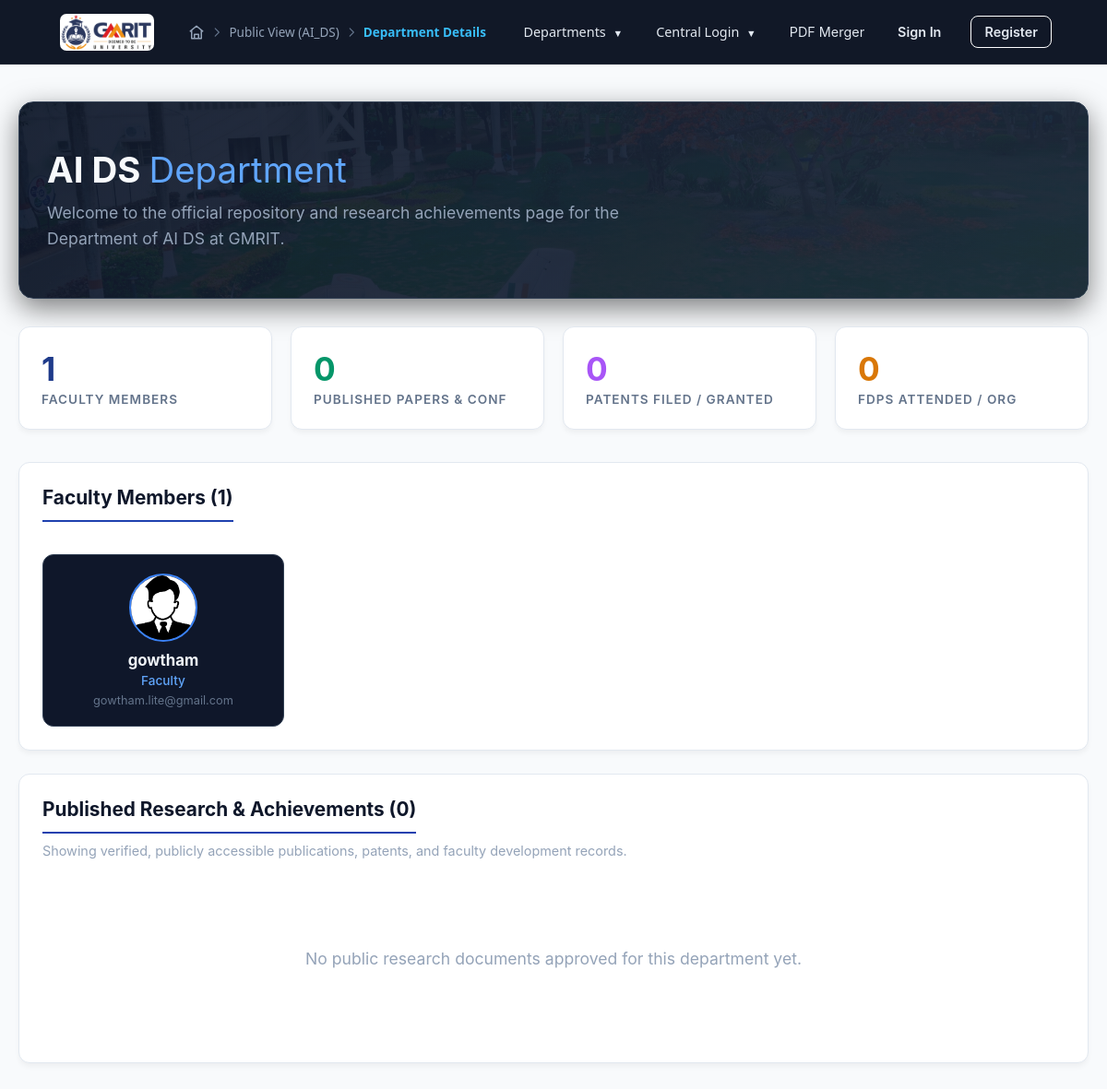
Page /public/dept.php?dept=AI_DS on the committed database.
### tables this page shows
CREATE TABLE `dept` (
  `dept_id` int(11) NOT NULL AUTO_INCREMENT,
  `dept_name` varchar(50) NOT NULL,
  PRIMARY KEY (`dept_id`),
  UNIQUE KEY `dept_name` (`dept_name`)
);

CREATE TABLE `users` (
  `user_id` int(11) NOT NULL AUTO_INCREMENT,
  `full_name` varchar(50) NOT NULL,
  `email` varchar(100) NOT NULL,
  `phone` varchar(15) DEFAULT NULL,
  `password` varchar(255) NOT NULL,
  `profile_photo` varchar(255) DEFAULT NULL,
  `status` enum('active','inactive') DEFAULT 'active',
  `created_at` timestamp NOT NULL DEFAULT current_timestamp(),
  `updated_at` timestamp NOT NULL DEFAULT current_timestamp() ON UPDATE current_timestamp(),
  `last_login` timestamp NULL DEFAULT NULL,
  PRIMARY KEY (`user_id`),
  UNIQUE KEY `email` (`email`),
  UNIQUE KEY `phone` (`phone`)
);

### public/dept.php (the view, shortened to what this page needs)
<?php
$dept_param = isset($_GET['dept']) ? trim($_GET['dept']) : '';
$dept_info = null;
if ($dept_param !== '') {
    $stmt = $conn->prepare("SELECT * FROM dept WHERE dept_name = ?");
    $stmt->bind_param("s", $dept_param);
    $stmt->execute();
    $dept_info = $stmt->get_result()->fetch_assoc();
}
$dept_id = $dept_info ? (int) $dept_info['dept_id'] : 0;
$dept_name = $dept_info ? $dept_info['dept_name'] : 'Department';
$faculty = [];
if ($dept_id > 0) {
    $stmt = $conn->prepare("
        SELECT u.*, r.role_name
        FROM users u
        JOIN user_roles ur ON u.user_id = ur.user_id
        JOIN roles r ON ur.role_id = r.role_id
        WHERE ur.dept_id = ? AND u.status = 'active' AND r.role_name IN ('Faculty', 'HOD')
        GROUP BY u.user_id
        ORDER BY u.full_name
    ");
    $stmt->bind_param("i", $dept_id);
    $stmt->execute();
    $fres = $stmt->get_result();
    while ($row = $fres->fetch_assoc()) {
        $faculty[] = $row;
    }
}
$public_docs = [];
if ($dept_id > 0) {
    usort($public_docs, function($a, $b) {
        return strtotime($b['created_at']) - strtotime($a['created_at']);
    });
}
$papers_count = 0;
$patents_count = 0;
$fdps_count = 0;
?>
<link rel="stylesheet" href="<?php echo CSS_PATH . '/portal.css'; ?>">
<link rel="stylesheet" href="<?php echo CSS_PATH . '/dashboard.css'; ?>">
<body class="dashboard-page">
    <div class="dash-container">
        <div class="dept-hero">
            <h1><?php echo htmlspecialchars(str_replace('_', ' ', $dept_name)); ?> <span>Department</span></h1>
            <p>Welcome to the official repository and research achievements page for the Department of <?php echo htmlspecialchars(str_replace('_', ' ', $dept_name)); ?> at GMRIT.</p>
        </div>
        <div class="dash-stats">
            <div class="stat-card">
                <div class="stat-number"><?php echo count($faculty); ?></div>
                <div class="stat-label">Faculty Members</div>
            </div>
            <div class="stat-card approved">
                <div class="stat-number"><?php echo $papers_count; ?></div>
                <div class="stat-label">Published Papers & Conf</div>
            </div>
            <div class="stat-card">
                <div class="stat-number" style="color:#a855f7;"><?php echo $patents_count; ?></div>
                <div class="stat-label">Patents Filed / Granted</div>
            </div>
            <div class="stat-card pending">
                <div class="stat-number"><?php echo $fdps_count; ?></div>
                <div class="stat-label">FDPS Attended / Org</div>
            </div>
        </div>
        <div class="dash-card">
            <h2>Faculty Members (<?php echo count($faculty); ?>)</h2>
            <?php if (empty($faculty)): ?>
                <div class="empty-state"><p>No faculty members listed for this department yet.</p></div>
            <?php else: ?>
                <div class="faculty-grid">
                    <?php foreach ($faculty as $f): ?>
                        <div class="faculty-card">
                            <?php if ($f['profile_photo']): ?>
                                <img src="<?php echo BASE_URL . '/' . htmlspecialchars($f['profile_photo']); ?>"
                                     alt="<?php echo htmlspecialchars($f['full_name']); ?>"
                                     style="width:70px; height:70px; border-radius:50%; object-fit:cover; border:2px solid #3b82f6; margin:0 auto;">
                            <?php else: ?>
                                <div style="width:70px; height:70px; border-radius:50%; background:#1e293b; display:inline-flex; align-items:center; justify-content:center; font-size:1.8em; color:#60a5fa; border:2px solid #334155; margin:0 auto;">
                                    <?php echo strtoupper(substr($f['full_name'], 0, 1)); ?>
                                </div>
                            <?php endif; ?>
                            <h4><?php echo htmlspecialchars($f['full_name']); ?></h4>
                            <p><?php echo htmlspecialchars($f['role_name']); ?></p>
                            <span><?php echo htmlspecialchars($f['email']); ?></span>
                        </div>
                    <?php endforeach; ?>
                </div>
            <?php endif; ?>
        </div>
        <div class="dash-card">
            <h2>Published Research & Achievements (<?php echo count($public_docs); ?>)</h2>
            <p style="color:#94a3b8; font-size:0.9em; margin-top:-10px; margin-bottom:20px;">
                Showing verified, publicly accessible publications, patents, and faculty development records.
            </p>
            <?php if (empty($public_docs)): ?>
                <div class="empty-state">
                    <p>No public research documents approved for this department yet.</p>
                </div>
            <?php endif; ?>
        </div>
    </div>
</body>
</html>

### assets/css/dashboard.css (style rules this page uses)
body.dashboard-page, body.public-page { font-family: 'Inter', 'Segoe UI', Tahoma, Geneva, Verdana, sans-serif; background: #f8fafc; color: #334155; margin: 0; padding-top: 80px; min-height: 100vh; }
.dash-container, .container { max-width: 1300px; margin: 0 auto; padding: 30px 20px; }
.dash-stats { display: grid; grid-template-columns: repeat(auto-fit, minmax(200px, 1fr)); gap: 20px; margin-bottom: 35px; }
.stat-card { background: #ffffff; border-radius: 12px; padding: 24px; border: 1px solid #e2e8f0; box-shadow: 0 4px 6px -1px rgba(0, 0, 0, 0.05); transition: transform 0.2s, box-shadow 0.2s; }
.stat-card .stat-number { font-size: 2.2em; font-weight: 700; color: #1e3a8a; margin-bottom: 4px; }
.stat-card .stat-label { font-size: 0.85em; color: #64748b; text-transform: uppercase; letter-spacing: 1px; font-weight: 600; }
.stat-card.approved .stat-number { color: #059669; }
.stat-card.pending .stat-number { color: #d97706; }
.dash-card { background: #ffffff; border-radius: 12px; padding: 25px; border: 1px solid #e2e8f0; box-shadow: 0 4px 6px -1px rgba(0, 0, 0, 0.05); margin-bottom: 25px; }
.dash-card h2 { margin: 0 0 20px 0; color: #0f172a; font-size: 1.3em; padding-bottom: 12px; border-bottom: 2px solid #1e40af; display: inline-block; }
.empty-state { text-align: center; padding: 60px 20px; color: #94a3b8; }
.empty-state p { font-size: 1.1em; }

### includes/header.php (style rules this page uses)
body { margin: 0; padding-top: 85px; font-family: "Segoe UI", sans-serif; }

### public/dept.php (style rules this page uses)
.dept-hero { background: linear-gradient(135deg, rgba(15, 23, 42, 0.92), rgba(30, 41, 59, 0.95)), url('../assets/images/Landing.jpg'); background-size: cover; background-position: center; padding: 50px 30px; border-radius: 16px; border: 1px solid #334155; margin-bottom: 30px; box-shadow: 0 10px 30px rgba(0,0,0,0.5); }
.dept-hero h1 { font-size: 2.4em; color: #f8fafc; margin: 0 0 10px 0; }
.dept-hero h1 span { color: #60a5fa; font-weight: 400; }
.dept-hero p { color: #94a3b8; font-size: 1.1em; margin: 0; max-width: 700px; line-height: 1.6; }
.faculty-grid { display: grid; grid-template-columns: repeat(auto-fill, minmax(240px, 1fr)); gap: 20px; margin-top: 15px; }
.faculty-card { background: #0f172a; border: 1px solid #334155; border-radius: 12px; padding: 20px; text-align: center; transition: transform 0.2s, border-color 0.2s; }
.faculty-card h4 { margin: 10px 0 4px 0; color: #f1f5f9; font-size: 1.05em; }
.faculty-card p { margin: 0; color: #60a5fa; font-size: 0.85em; font-weight: 500; }
.faculty-card span { color: #64748b; font-size: 0.8em; display: block; margin-top: 6px; }

### rows in the picture
dept: dept_name "AI DS"
users: profile_photo (picture), full_name "gowtham", role_name "Faculty", email "gowtham.lite@gmail.com"

### other values in the picture
$crumb['label'] "Public View (AI_DS)"
$crumb['label'] "Department Details"
count($faculty) "1"
$papers_count "0"
$patents_count "0"
$fdps_count "0"
count($public_docs) "0"
